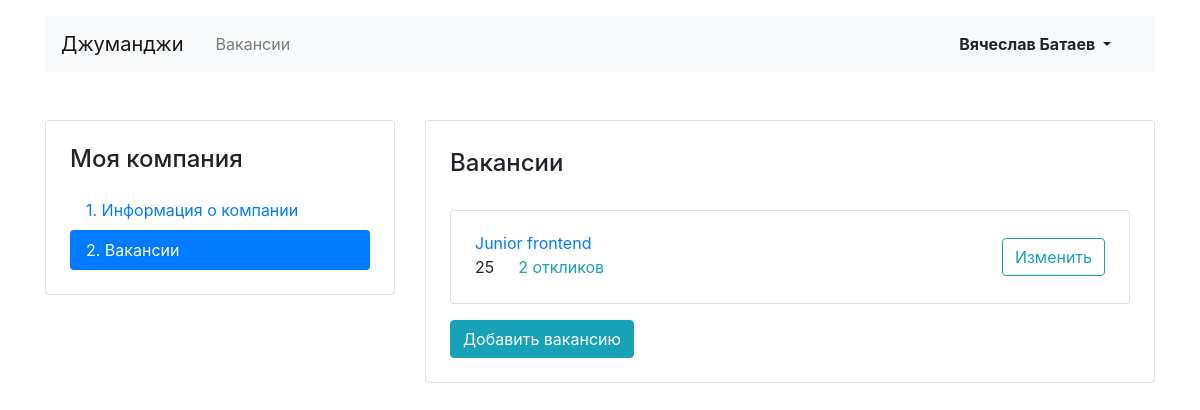
Page /mycompany/vacancies/ (signed in) on the committed database.
### vacancy/models.py (models this page shows, shortened)
class Vacancy(Model):
    title = CharField(max_length=100)
    specialty = ForeignKey('Specialty', on_delete=CASCADE, related_name='vacancies')
    company = ForeignKey('Company', on_delete=CASCADE, related_name='vacancies')
    skills = TextField()
    description = TextField()
    salary_min = IntegerField()
    salary_max = IntegerField()
    published_at = DateField()

### vacancy/views.py (the view)
# urls.py: path('mycompany/vacancies/', my_company_vacancies_view, name='my_company_vacancies'),
def my_company_vacancies_view(request: WSGIRequest) -> HttpResponse:
    current_company = Company.objects.get(owner_id=request.user.id)
    vacancies = Vacancy.objects.filter(company=current_company)
    for vacancy in vacancies:
        vacancy.applications_count = Application.objects.filter(vacancy=vacancy).count()
    return render(request, 'vacancy/my_company/my_company_vacancies.html', {'vacancies': vacancies})

### vacancy/templates/vacancy/my_company/my_company_vacancies.html
{% extends 'vacancy/base.html' %}
{% block container %}
    <main class="container mt-3 pb-5">
        <div class="row mt-5">
            <div class="col-12 col-lg-4">
                <aside class="pt-3 pb-4 px-4 mb-5 card">
                    <h1 class="h4 pt-2 pb-2">Моя компания</h1>
                    <div class="nav flex-column nav-pills" id="v-pills-tab" role="tablist" aria-orientation="vertical">
                        <a class="nav-link" href="{% url 'my_company' %}">1. Информация о&nbsp;компании</a>
                        <a class="nav-link active" href="{% url 'my_company_vacancies' %}">2. Вакансии</a>
                    </div>
                </aside>
            </div>
            <div class="col-12 col-lg-8">
                <div class="card">
                    <div class="card-body px-4 pb-4">
                        <section class="tab-pane fade show active">
                            <h2 class="h4 pt-2 pb-3">Вакансии</h2>
                            {% if vacancies %}
                                {% for vacancy in vacancies %}
                                    <div class="card mt-3">
                                        <div class="card-body px-4">
                                            <div class="row align-items-center">
                                                <div class="col-6 col-lg-8">
                                                    <a href="{{ vacancy.id }}" class="mb-1">{{ vacancy.title }}</a>
                                                    <p class="mb-1">
                                                        <span class="mr-4">{{ vacancy.salary_max }}</span><a
                                                            href="{{ vacancy.id }}#apps"
                                                            class="text-info">{{ vacancy.applications_count }}
                                                        откликов</a>
                                                    </p>
                                                </div>
                                                <div class="col-6 col-lg-4 text-right">
                                                    <a href="{{ vacancy.id }}" class="btn btn-outline-info">Изменить</a>
                                                </div>
                                            </div>
                                        </div>
                                    </div>
                                {% endfor %}
                            {% else %}
                                <p class="alert alert-info" role="alert">
                                    У Вас пока нет вакансий, но вы можете создать первую!</p>
                            {% endif %}
                            <a href="{% url 'create_vacancy' %}" class="mt-3 btn btn-info">Добавить вакансию</a>
                        </section>
                    </div>
                </div>
            </div>
        </div>
    </main>
{% endblock %}

### vacancy/templates/vacancy/base.html (shortened to what this page needs)
<!DOCTYPE html>
<html lang="ru">
<head>
    <link rel="stylesheet" href="https://stackpath.bootstrapcdn.com/bootstrap/4.3.1/css/bootstrap.min.css"
>
</head>
<body>
<header class="container mt-3">
    <nav class="navbar navbar-expand-lg navbar-light bg-light">
        <a class="navbar-brand mr-4" href="{% url 'main' %}">Джуманджи</a>
        <div class="collapse navbar-collapse justify-content-between" id="navbarNav">
            <ul class="navbar-nav col-10">
                <li class="nav-item">
                    <a class="nav-link" href="{% url 'vacancies' %}">Вакансии</a>
                </li>
            </ul>
            {% if user.is_authenticated %}
                <ul class="navbar-nav col-2 justify-content-end">
                    <li class="nav-item active">
                        <div class="btn-group">
                            <button type="button" class="btn dropdown-toggle font-weight-bold" data-toggle="dropdown"
                                    aria-haspopup="true" aria-expanded="false">
                                {{ user.first_name }} {{ user.last_name }}
                            </button>
                        </div>
                    </li>
                </ul>
            {% else %}
                <ul class="navbar-nav col-2 justify-content-end">
                    <li class="nav-item active">
                        <a href="{% url 'login' %}" class="nav-link font-weight-bold">Вход</a>
                    </li>
                </ul>
            {% endif %}
        </div>
    </nav>
</header>
{% block container %} {% endblock %}
</body>
</html>

### rows in the picture
Vacancy: title "Junior frontend", salary_max "25", applications_count "2"

### other values in the picture
{{ user.first_name }} "Вячеслав"
{{ user.last_name }} "Батаев"
